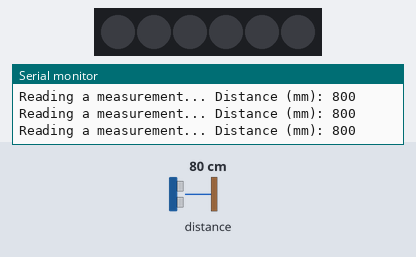
A sketch run on a simulated Arduino Uno, built with avr-gcc and run on an emulated ATmega328P. Parts: 6 RGB LEDs in strip order, left to right, the last lines printed to the serial monitor. The inputs (shaded band) are chosen by the test bench; at power-on: distance to the obstacle 80 cm. Dim RGB values are drawn brighter than linear.

Above: at 1.2 s.
1.3 s: distance to the obstacle set to 2 cm
At 2.4 s:
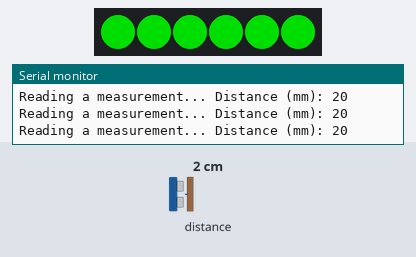
2.8 s: distance to the obstacle set to 9 cm
At 4.3 s:
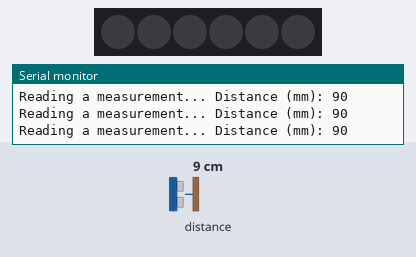
5.2 s: distance to the obstacle set to 4 cm
At 5.6 s:
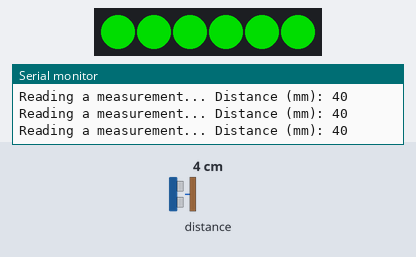
Timing chart, 0 to 8.2 s (numbered marks = the images above; inputs shaded):
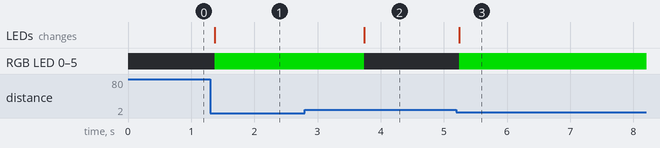

The sketch:

TimerInterrupt.ino
```cpp
/* ==========================================================================
 * This program leaves and LED on for a set delay duration when signal
 * is triggered from the input pin
 * Tested on Arduino Uno
 * ==========================================================================
 */

// Output LED used in this example is a neopixel and an i2c VL53L0X sensor
#include "Adafruit_VL53L0X.h"
#include <Adafruit_NeoPixel.h>

#define OUT_LED_PIN 5

#define NUMPIXELS 6
#define DELAY_DURATION  1000

Adafruit_VL53L0X lox = Adafruit_VL53L0X();
VL53L0X_RangingMeasurementData_t measure;

Adafruit_NeoPixel pixels(NUMPIXELS, OUT_LED_PIN, NEO_GRB + NEO_KHZ800);

volatile bool ledState = false;
volatile unsigned short timeLeft = 0;

// --------------------------------------------------------------------------
// setup
// --------------------------------------------------------------------------
void setup() {
  Serial.begin(115200);
  while (! Serial) { delay(1); }

  pixels.begin();
  if (!lox.begin()) {
    Serial.println(F("Failed to boot VL53L0X"));
    while(1);
  }

  // Timer0 is already used for millis() - we'll just interrupt somewhere
  // in the middle and call the "Compare A" function below
  OCR0A = 0xAF;
  TIMSK0 |= _BV(OCIE0A);

  Serial.println(F("Timer interrupt example\n\n"));
}

// --------------------------------------------------------------------------
// loop
// --------------------------------------------------------------------------
void loop() {
  VL53L0X_RangingMeasurementData_t measure;

  Serial.print("Reading a measurement... ");
  lox.rangingTest(&measure, false); // pass in 'true' to get debug data printout!

  if (measure.RangeStatus != 4) {  // phase failures have incorrect data
    Serial.print("Distance (mm): "); Serial.println(measure.RangeMilliMeter);
    if (measure.RangeMilliMeter < 50){
      timeLeft = DELAY_DURATION;
    }
  } else {
    Serial.println(" out of range ");
  }
  delay(100);
}

// --------------------------------------------------------------------------
// interrupt routine - called once a millisecond
// --------------------------------------------------------------------------
SIGNAL(TIMER0_COMPA_vect) {
  if (timeLeft > 0){
    timeLeft--;
    if (ledState != true){
      for(int i=0; i<NUMPIXELS; i++) {
        pixels.setPixelColor(i, pixels.Color(0, 150, 0));
      }
      pixels.show();
      ledState = true;
    }
  }
  else if (ledState != false){
    pixels.clear();
    pixels.show();
    ledState = false;
  }
}
```

Measured:
- after the input at 1.3 s, RGB LED 0–5: off → RGB(0, 150, 0) after 0.07 s; the LEDs: change after 0.07 s (image 1)
- after the input at 2.8 s, RGB LED 0–5: RGB(0, 150, 0) → off after 0.94 s; the LEDs: change after 0.94 s (image 2)
- after the input at 5.2 s, RGB LED 0–5: off → RGB(0, 150, 0) after 0.05 s; the LEDs: change after 0.05 s (image 3)
